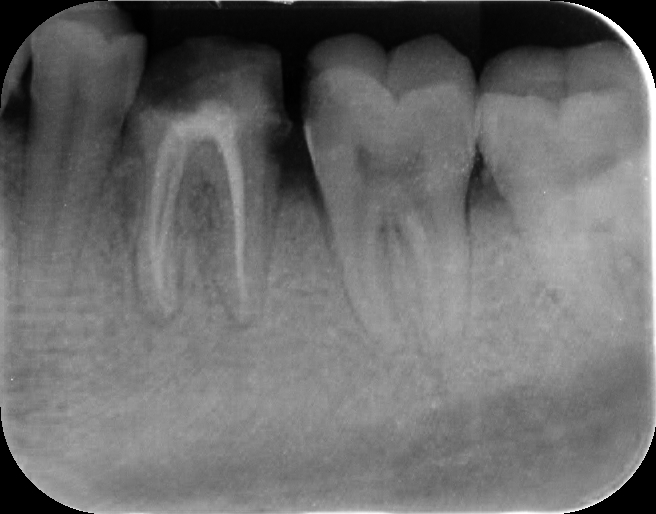
#> input picture project/Data/sample_data/images/10.jpg, 656 x 514 px
$ jupyter execute --allow-errors 'Feature-Extraction by me.ipynb'   (shell and % lines are left out)
#> lines starting #> are read from the running program, lines starting #| are printed output that depends on the picture
[cell 1]
import numpy as np
import pandas as pd
import matplotlib.pyplot as plt
from skimage.io import imread, imshow
from skimage.filters import prewitt_h,prewitt_v
import matplotlib.image as mpimg
import matplotlib.pyplot as plt
import matplotlib.patches as mpatches
from skimage import measure
import scipy.ndimage as ndi
from pylab import rcParams
rcParams['figure.figsize'] = (6, 6)

[cell 2]
image = imread('Data/sample_data/images/10.jpg', as_gray=True)
#> image is the input picture: shape (514, 656) float64; min 0, max 1, mean 0.425
image.shape, imshow(image)

[cell 3]
# using image processing module of scipy to find the center of the leaf
cy, cx = ndi.center_of_mass(image)
#> cy = 292.3; cx = 343.7

plt.imshow(image, cmap='Set3')  # show me the leaf
plt.scatter(cx, cy)           # show me its center
plt.show()
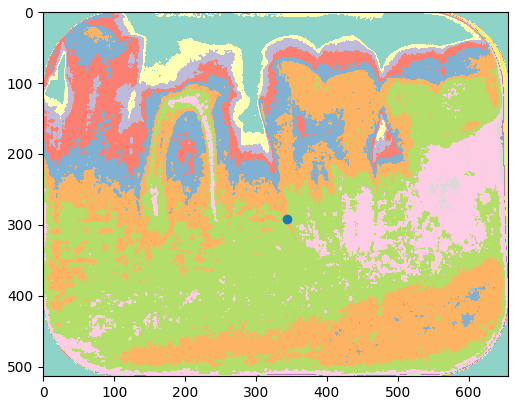
#> figure drawn by matplotlib, 1 panel

[cell 4]
contours = measure.find_contours(image, .8)
#> contours = 51 items

# from which we choose the longest one
contour = max(contours, key=len)
#> contour = 622 pairs, first value 2.83 to 370, second value 571.6 to 655

# let us see the contour that we hopefully found
plt.plot(contour[::,1], contour[::,0], linewidth=0.5)  # (I will explain this [::,x] later)
plt.imshow(image, cmap='Set3')
plt.show()

[cell 5]
def cart2pol(x, y):
    rho = np.sqrt(x**2 + y**2)
    phi = np.arctan2(y, x)
    return [rho, phi]

# just calling the transformation on all pairs in the set
polar_contour = np.array([cart2pol(x, y) for x, y in contour])
#> polar_contour = 622 pairs, first value 571.6 to 752.3, second value 1.06 to 1.57

# and plotting the result
plt.plot(polar_contour[::,1], polar_contour[::,0], linewidth=0.5)
plt.show()
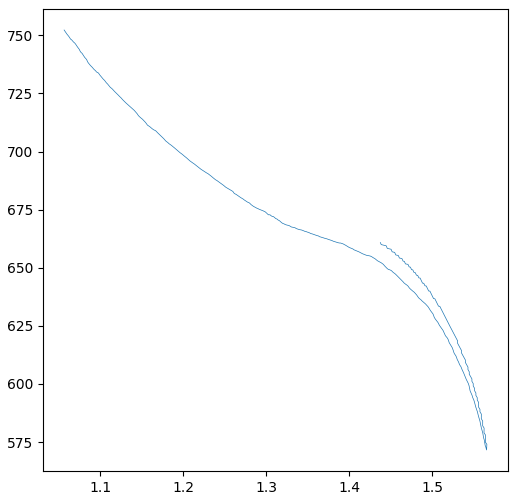
#> figure drawn by matplotlib, 1 panel

[cell 6]
contours1 = measure.find_contours(image,0.7)
#> contours1 = 43 point arrays, longest 1214 points
contours2 = measure.find_contours(image,0.6)
#> contours2 = 684 point arrays, longest 3093 points

# from which we choose the longest one
contour1 = max(contours1, key=len)
#> contour1 = 1214 pairs, first value 2.72 to 513, second value 295.5 to 655
contour2 = max(contours2, key=len)
#> contour2 = 3093 pairs, first value 1.71 to 513, second value 5.99 to 655

# let us see the contour that we hopefully found
plt.plot(contour1[::,1], contour1[::,0], linewidth=2)  # (I will explain this [::,x] later)
plt.plot(contour2[::,1], contour2[::,0], linewidth=2)  # (I will explain this [::,x] later)
plt.imshow(image)
plt.show()
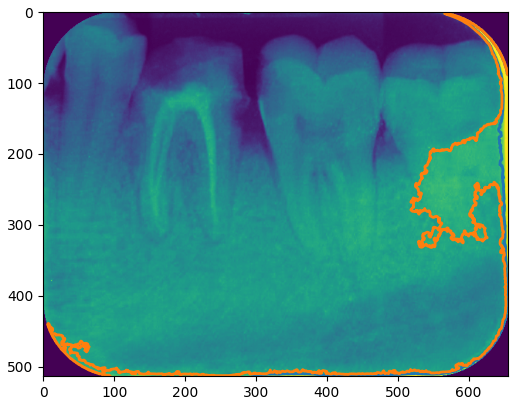
#> figure drawn by matplotlib, 1 panel

[cell 7]
# cartesian to polar coordinates, just as the image shows above
def cart2pol(x, y):
    rho = np.sqrt(x + y)
    phi = np.arctan2(y, x)
    return [rho, phi]

# just calling the transformation on all pairs in the set
polar_contour1 = np.array([cart2pol(x, y) for x, y in contour1])
#> polar_contour1 = 1214 pairs, first value 23.94 to 33.25, second value 0.523 to 1.57
polar_contour2 = np.array([cart2pol(x, y) for x, y in contour2])
#> polar_contour2 = 3093 pairs, first value 21.12 to 33.23, second value 0.0136 to 1.57

# and plotting the result
plt.plot(polar_contour1[::,1], polar_contour1[::,0], linewidth=2)
plt.plot(polar_contour2[::,1], polar_contour2[::,0], linewidth=2)

plt.show()
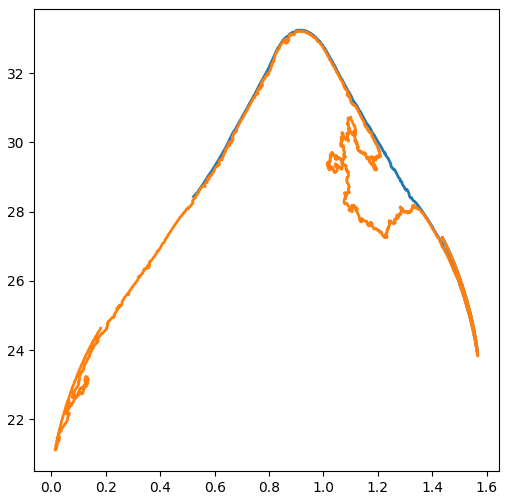
#> figure drawn by matplotlib, 1 panel

#> (a cell that did not finish here is left out)

#> (a cell that did not finish here is left out)

#> (a cell that did not finish here is left out)

#> (a cell that did not finish here is left out)

[cell 12]
contours1 = measure.find_contours(image,0.7)
contours2 = measure.find_contours(image,0.6)

# from which we choose the longest one
contour1 = max(contours1, key=len)
contour2 = max(contours2, key=len)

# let us see the contour that we hopefully found
plt.plot(contour1[::,1], contour1[::,0], linewidth=2)  # (I will explain this [::,x] later)
plt.plot(contour2[::,1], contour2[::,0], linewidth=2)  # (I will explain this [::,x] later)
#> (the rest of this cell did not finish here and is left out)

[cell 13]
# cartesian to polar coordinates, just as the image shows above
def cart2pol(x, y):
    rho = np.sqrt(x + y)
    phi = np.arctan2(y, x)
    return [rho, phi]

# just calling the transformation on all pairs in the set
polar_contour1 = np.array([cart2pol(x, y) for x, y in contour1])

$ run again, with project/Data/sample_data/images/3.jpg copied over project/Data/sample_data/images/10.jpg
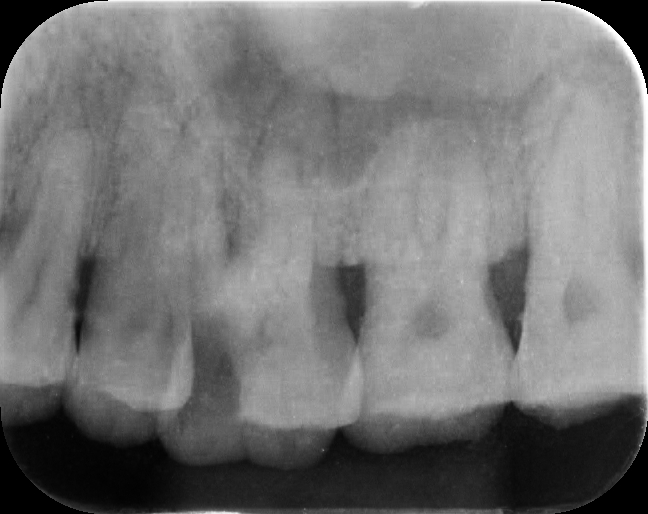
#> input picture project/Data/sample_data/images/3.jpg, 648 x 514 px
#> image is the input picture: shape (514, 648) float64; min 0, max 1, mean 0.457
#> cy = 220.1; cx = 343.1
#> contours = 10 point arrays, longest 1030 points
#> contour = 1030 pairs, first value 0 to 396.3, second value 87 to 647
#> polar_contour = 1030 pairs, first value 87.05 to 758.7, second value 1.02 to 1.57
#> contours1 = 435 point arrays, longest 1390 points
#> contours2 = 1038 point arrays, longest 2813 points
#> contour1 = 1390 pairs, first value 0 to 399.8, second value 75.95 to 647
#> contour2 = 2813 pairs, first value 152.7 to 412.5, second value 362.5 to 511.7
#> `plt.show()`:
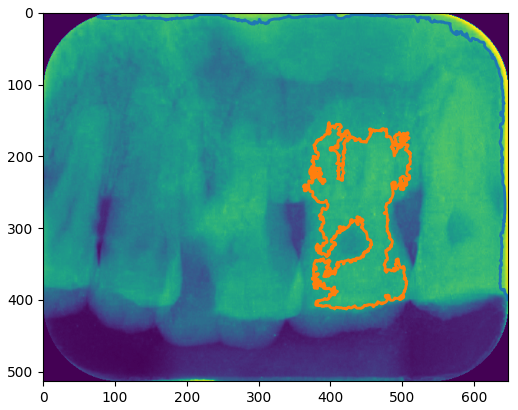
#> figure drawn by matplotlib, 1 panel
#> polar_contour1 = 1390 pairs, first value 9 to 32.35, second value 1.02 to 1.57
#> polar_contour2 = 2813 pairs, first value 23.47 to 29.97, second value 0.751 to 1.25
#> `plt.show()`:
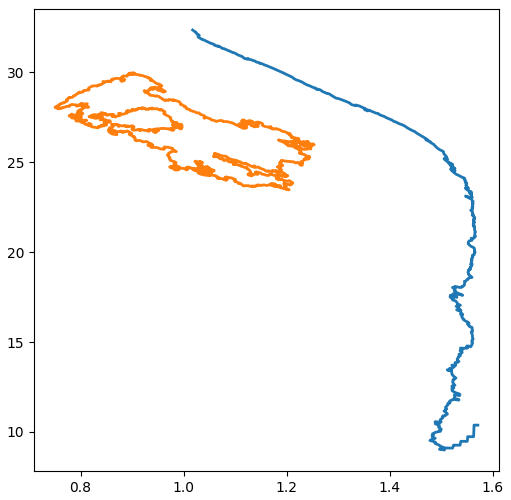
#> figure drawn by matplotlib, 1 panel

$ run again, with project/Data/sample_data/images/5.jpg copied over project/Data/sample_data/images/10.jpg
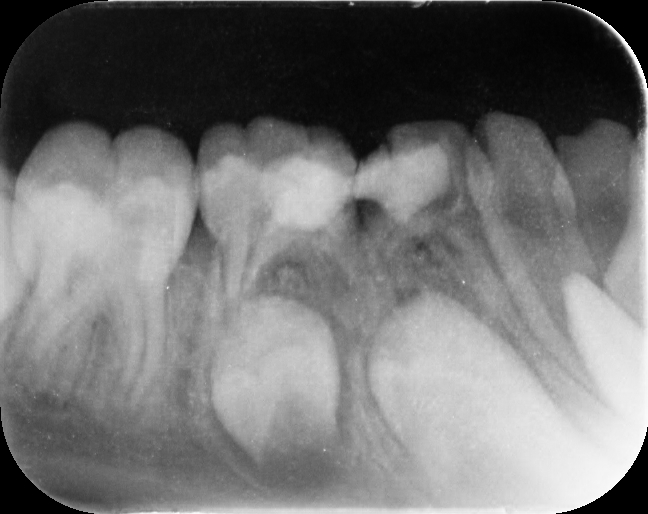
#> input picture project/Data/sample_data/images/5.jpg, 648 x 514 px
#> image is the input picture: shape (514, 648) float64; min 0, max 1, mean 0.452
#> cy = 318.1; cx = 338.1
#> contours = 271 point arrays, longest 2075 points
#> contour = 2075 pairs, first value 125.3 to 513, second value 130.8 to 647
#> polar_contour = 2075 pairs, first value 529.4 to 725.1, second value 0.25 to 1.38
#> contours1 = 484 point arrays, longest 2586 points
#> contours2 = 346 point arrays, longest 2386 points
#> contour1 = 2586 pairs, first value 6.74 to 513, second value 127.3 to 647
#> contour2 = 2386 pairs, first value 5.64 to 513, second value 119.5 to 647
#> `plt.show()`:
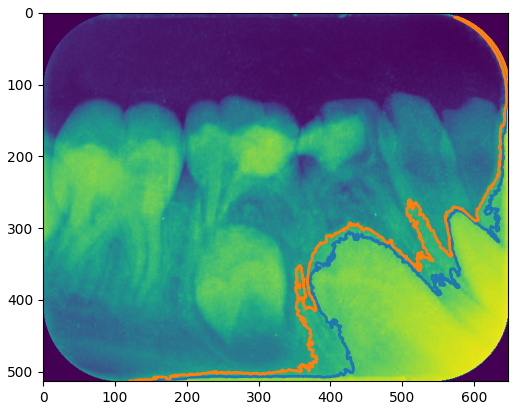
#> figure drawn by matplotlib, 1 panel
#> polar_contour1 = 2586 pairs, first value 24.15 to 31.01, second value 0.243 to 1.56
#> polar_contour2 = 2386 pairs, first value 24.06 to 30.13, second value 0.229 to 1.56
#> `plt.show()`:
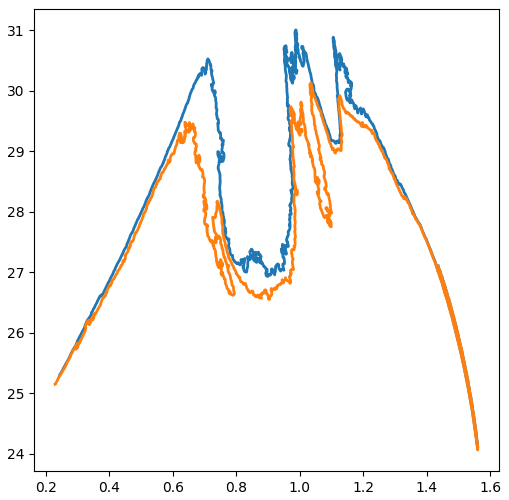
#> figure drawn by matplotlib, 1 panel

$ run again, with project/Data/sample_data/images/6.jpg copied over project/Data/sample_data/images/10.jpg
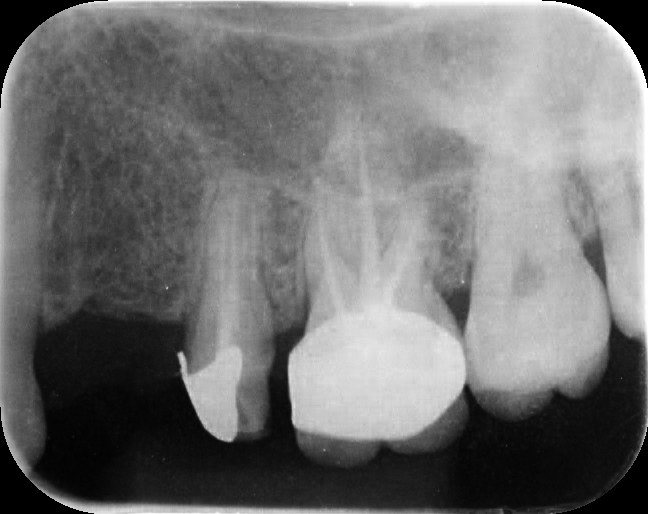
#> input picture project/Data/sample_data/images/6.jpg, 648 x 514 px
#> image is the input picture: shape (514, 648) float64; min 0, max 1, mean 0.447
#> cy = 218.6; cx = 365.9
#> contours = 251 point arrays, longest 1245 points
#> contour = 1245 pairs, first value 0 to 348.8, second value 86.25 to 647
#> polar_contour = 1245 pairs, first value 86.3 to 735, second value 1.08 to 1.57
#> contours1 = 456 point arrays, longest 3548 points
#> contours2 = 351 point arrays, longest 4232 points
#> contour1 = 3548 pairs, first value 0 to 383.2, second value 67.96 to 647
#> contour2 = 4232 pairs, first value 0 to 438.8, second value 54.95 to 647
#> `plt.show()`:
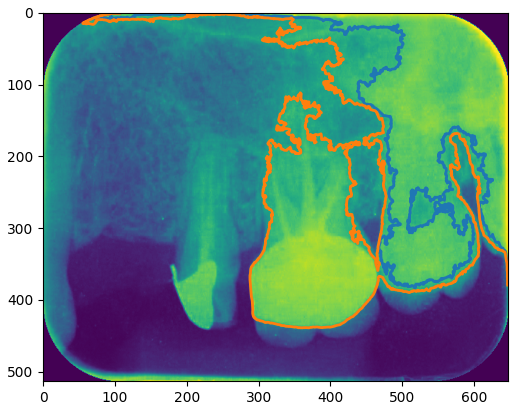
#> figure drawn by matplotlib, 1 panel
#> polar_contour1 = 3548 pairs, first value 8.72 to 31.73, second value 0.915 to 1.57
#> polar_contour2 = 4232 pairs, first value 8.3 to 32.04, second value 0.605 to 1.57
#> `plt.show()`:
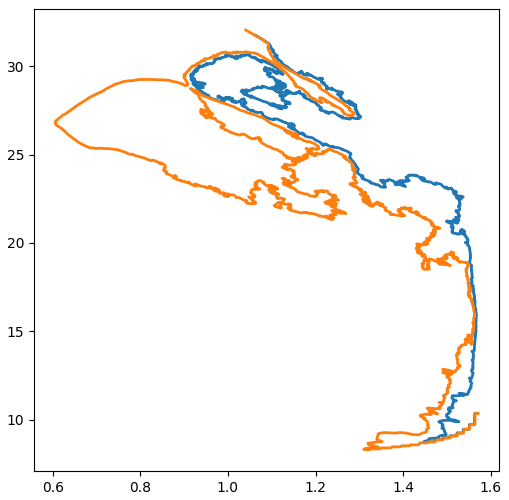
#> figure drawn by matplotlib, 1 panel
